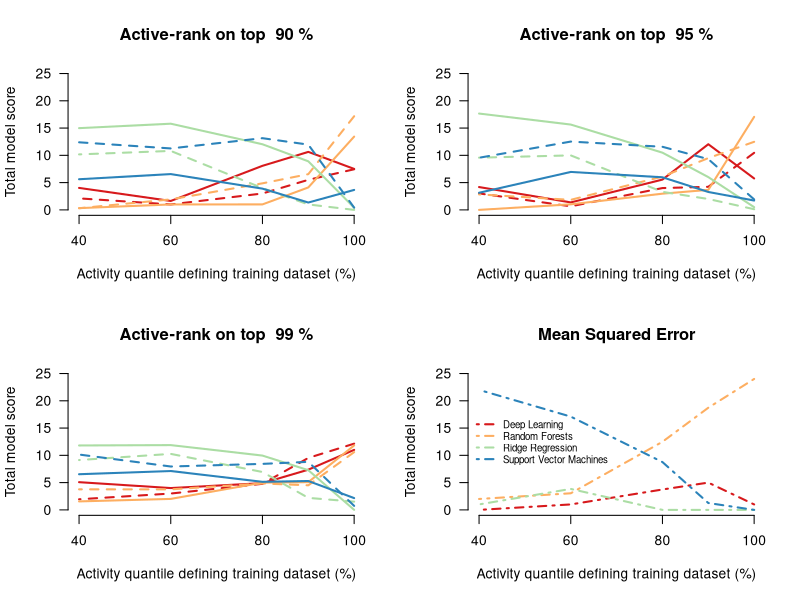

R code for this plot:
# With DL, uncomment next line
res = read.csv('models_final_dl/loss_summary.csv')
#pdf('figures_dl/Overall_Results.pdf')

# No DL:
# res = read.csv('models_final/loss_summary.csv')
pdf('figures/Overall_Results.pdf',width=(18.9/2.4))


DO_DL = TRUE

models = c('dl_l','rf','ridge','svr')
model_names=c('Deep Learning','Random Forests','Ridge Regression','Support Vector Machines')


library(RColorBrewer)
cols = brewer.pal(n = 4, name = 'Spectral')

frac_fits = as.character(c(1,0.9,0.8,0.6,0.4))
losses = c('mse','min','avg')
## Just going to plot with gamma == 0.99
gammas = as.character(c(90,95,99))
names(cols) = models
ys = array(dim = length(frac_fits))
names(ys) = frac_fits
up_ys = c(18,16,14,25); names(up_ys)=gammas
line_types = c(1,2)

par(mfrow=c(2,2),bty='n',las=1)
for(g in gammas){
  plot(NA,NA,xlim=c(0.4,1), ylim=c(0,25),#up_ys[g]), 
       main=paste('Active-rank on top ',g, '%'),
       xlab='Activity quantile defining training dataset (%)',
       ylab='Total model score',xaxt='n')
  axis(1,at=c(0.4,.6,.8,1), labels = 100*c(0.4,.6,.8,1))
  for (m in models){
    if(DO_DL | (!DO_DL & m != 'dl_l')){
      c = 1
      for(l in losses){
        if(l != 'mse'){
          for(f in frac_fits){
            ind = intersect(intersect(grep(l, res$losses), grep(g, res$losses)), grep(f, res$losses))
            ys[f] = res[ind,m]
          }
          lines(frac_fits, ys, lty=line_types[c], col=cols[m],lwd=2)
          c = c+1
        }
        
      }
    }
  }
}

l='mse'
plot(NA,NA,xlim=c(0.4,1), ylim=c(0,25), main='Mean Squared Error',
     xlab='Activity quantile defining training dataset (%)',ylab='Total model score',xaxt='n')
axis(1,at=c(0.4,.6,.8,1), labels = 100*c(0.4,.6,.8,1))
for (m in models){
  if(DO_DL | (!DO_DL & m != 'dl_l')){
    for(f in frac_fits){
      ind = intersect(grep(l, res$losses), grep(f, res$losses))
      ys[f] = res[ind,m]
    }
    lines((frac_fits), ys, lty=4, col=cols[m],lwd=2)
  }
}
legend('left',col=cols,legend = model_names,lwd=2,
      cex=.7,bty='n', lty=4)


dev.off()
